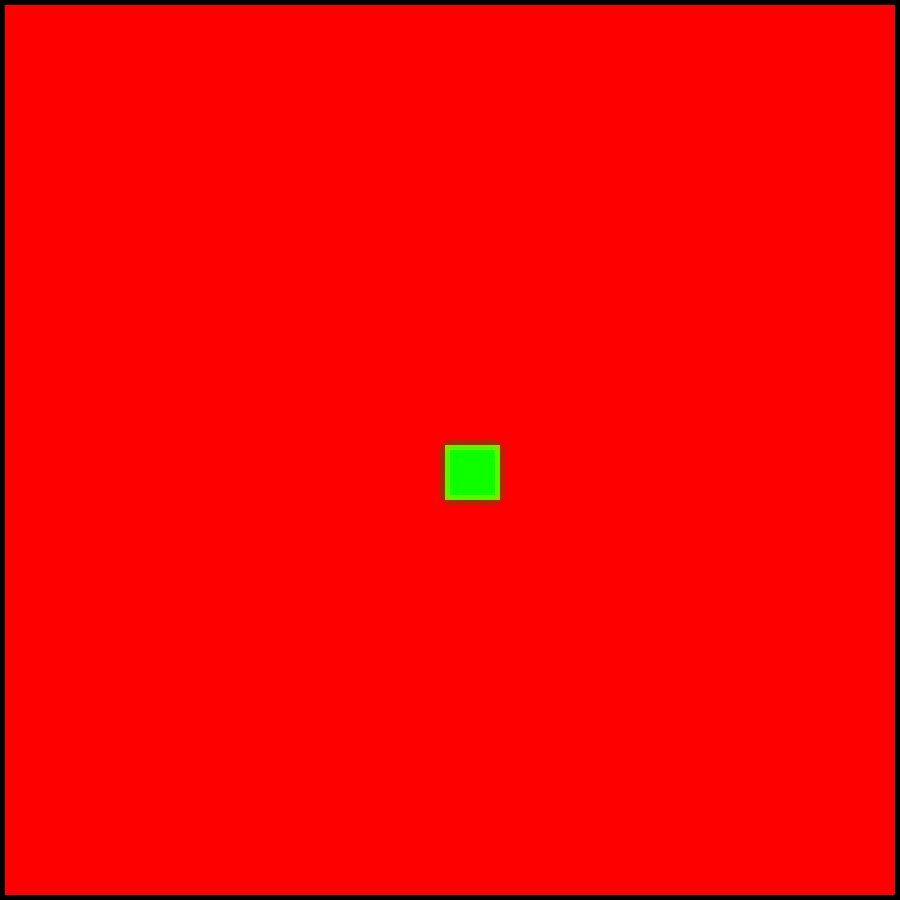
Frame 1 (no input)
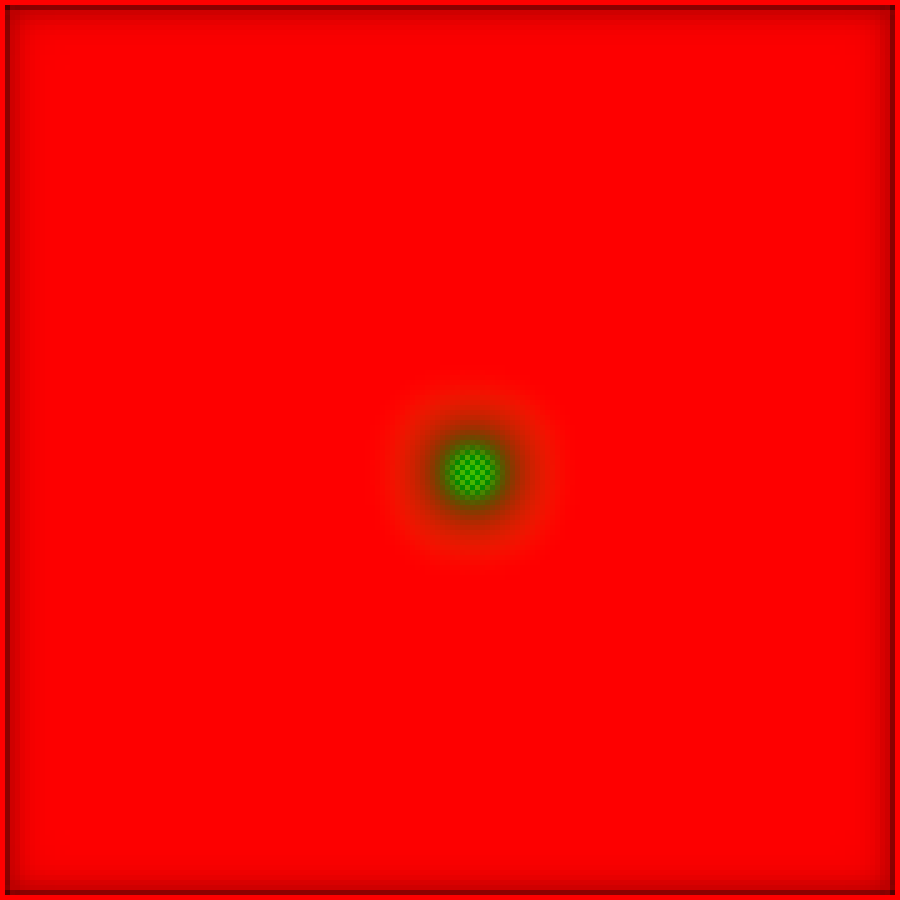
Frame 60 (the mouse pressed at the canvas centre just before this capture)
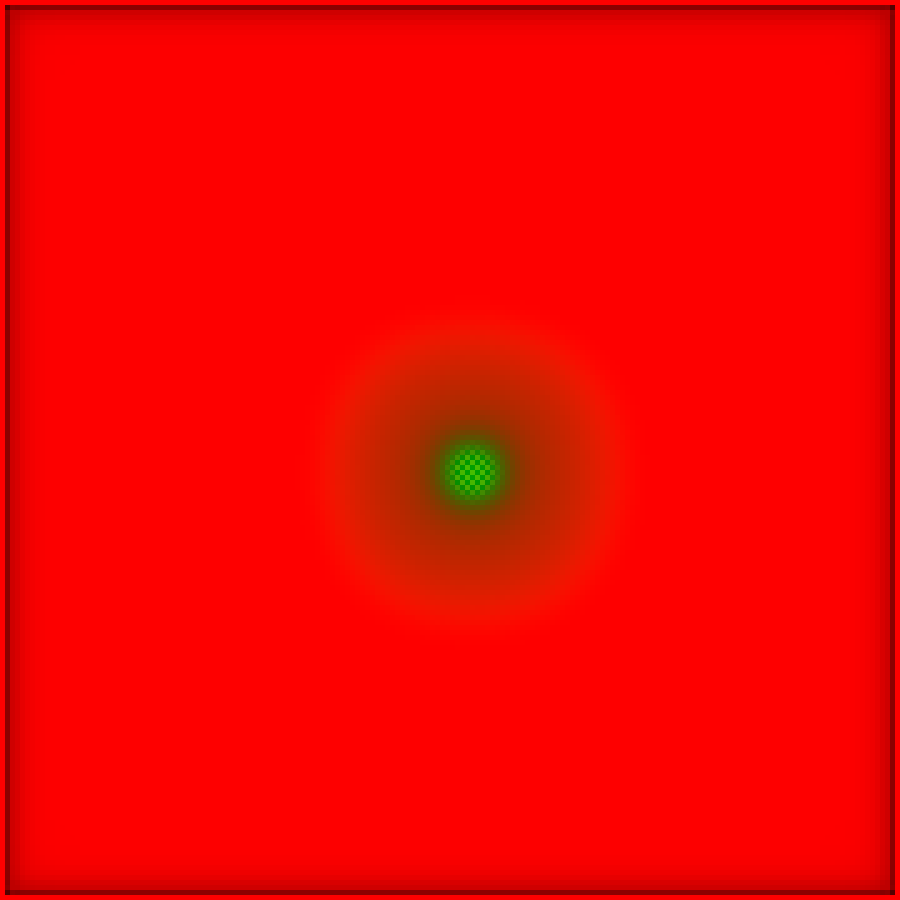
Frame 120 (the mouse held since frame 60 and released just before this capture)

The Processing sketch that drew these frames (run headless with seeded random() and noise(); from frame 60 on, the mouse is pressed at the canvas centre):

// Processing sketch: gray_scott_2D_Grid
// ── gray_scott_2D_Grid.pde

// Size of cells
int cellSize = 5;
int cols = 0;
int rows = 0;

// How likely for a cell to be alive at start (in percentage)
float probabilityOfAliveAtStart = 50;

// Colors for active/inactive cells
color colorA = color(0,255,0); //prey - green
color colorB = color(255,0,0); //predator - red
color colorBase = color(0);


void setup() {
  size (900, 900);
  cols = width/cellSize;
  rows = height/cellSize;
  println(cols, rows);
  grid = new Cell[cols][rows];
  next = new Cell[cols][rows];
  temp = new Cell[cols][rows];
  
  // Instantiate arrays 
  for (int i = 0; i < cols; i++) {
    for (int j = 0; j < rows; j++) {
      // Initialize each object
      grid[i][j] = new Cell(i*cellSize, j*cellSize, cellSize, cellSize);
      grid[i][j].a = 1.0;
      
      //grid[i][j].a = random(1);
      //grid[i][j].b = 1.0 - grid[i][j].a;
      
      grid[i][j].update();
      
      next[i][j] = new Cell(i*cellSize, j*cellSize, cellSize, cellSize);
      temp[i][j] = new Cell(i*cellSize, j*cellSize, cellSize, cellSize);
    }
  }
  
  // pour chemical B to chemical A
  for (int i = int(cols/2)-1; i < int(cols/2)+10; i++) {
    for (int j = int(rows/2)-1; j < int(rows/2)+10; j++) {
      grid[i][j].b = 1.0;
      grid[i][j].a = 0.0;
      grid[i][j].update();
    }
  }

  // This stroke will draw the background grid
  stroke(255);
  noSmooth();
  //initCells();
  background(colorBase); // Fill in black in case cells don't cover all the windows
  
  //noLoop();
  for (int i = 0; i < cols; i++) {
    for (int j = 0; j < rows; j++) {
      grid[i][j].display();
    }
  }
}

void draw() {
  RD();
  swap();
  
  for (int i = 0; i < cols; i++) {
    for (int j = 0; j < rows; j++) {
      grid[i][j].update();
      grid[i][j].display();
    }
  }
  
}

// ── Cell_Class.pde
// A Cell object
class Cell {
  // A cell object knows about its location in the grid 
  // as well as its size with the variables x,y,w,h
  float x,y;   // x,y location
  float w,h;   // width and height
  color cellColor = color(0); //cell color
  private float a=0.0, b=0.0;

  // Cell Constructor
  Cell(float tempX, float tempY, float tempW, float tempH, color Color) {
    x = tempX;
    y = tempY;
    w = tempW;
    h = tempH;
    cellColor = Color;
    this.update();
  }
  
  // Cell Constructor
  Cell(float tempX, float tempY, float tempW, float tempH) {
    x = tempX;
    y = tempY;
    w = tempW;
    h = tempH;
  }
  
  //and determine the color
  void update(){
    //this.cellColor = color(0, int( ((this.a) - (this.b))*255 ), 0);
    this.cellColor = color(int(this.a*255), int(this.b*255), 0);
  }

  void display() {
    // Color calculated using sine wave
    stroke(this.cellColor);
    fill(this.cellColor);
    rect(x,y,w,h); 
  }
  
  void display(color Color) {
    // Color calculated using sine wave
    fill(Color);
    rect(x,y,w,h); 
  }
}

// ── RD_Class.pde
/*
* Reaction Diffusion Data
*/

float dA = 1.0;
float dB = 0.5;
//float feed = 0.055;
//float k = 0.062;
float feed = 0.0545;
float k = 0.062;
// f=.0545, k=.062

// Array of cells
Cell[][] grid;

// Buffer to record the state of the cells and use this while changing the others in the interations
Cell[][] next;
Cell[][] temp;

// Reaction Diffusion - update a, b values
void RD(){
  for (int i = 1; i < cols-1; i++) {
    for (int j = 1; j < rows-1; j++) {
      float a = grid[i][j].a;
      float b = grid[i][j].b;
      
      next[i][j].a =  a + 
                      (dA * laplaceA(i, j)) - 
                      (a*b*b) +
                      (feed*(1.0-a));
      next[i][j].b =  b + 
                      (dB * laplaceB(i, j)) - 
                      (a*b*b) +
                      ((k+feed)*b);
                 
      //next[i][j].a = a*0.95;
      //next[i][j].b = b*1.01;
      
      next[i][j].a = constrain(next[i][j].a, 0.0, 1.0);
      next[i][j].b = constrain(next[i][j].b, 0.0, 1.0);
    }
  }
  
}

void swap(){
  //temp = grid;
  for (int i = 0; i < cols; i++) {
    for (int j = 0; j < rows; j++) {
      temp[i][j].a = grid[i][j].a;
      temp[i][j].b = grid[i][j].b;
    }
  }
  
  //grid = next;
  for (int i = 0; i < cols; i++) {
    for (int j = 0; j < rows; j++) {
      grid[i][j].a = next[i][j].a;
      grid[i][j].b = next[i][j].b;
    }
  }
  
  //next = temp;
  for (int i = 0; i < cols; i++) {
    for (int j = 0; j < rows; j++) {
      next[i][j].a = temp[i][j].a;
      next[i][j].b = temp[i][j].b;
    }
  }
}

float laplaceA(int x, int y){
  float sum = 0.0;
  sum += grid[x][y].a * -1;
  sum += grid[x-1][y].a * 0.2;
  sum += grid[x+1][y].a * 0.2;
  sum += grid[x][y+1].a * 0.2;
  sum += grid[x][y-1].a * 0.2;
  sum += grid[x-1][y-1].a * 0.05;
  sum += grid[x-1][y+1].a * 0.05;
  sum += grid[x+1][y-1].a * 0.05;
  sum += grid[x+1][y+1].a * 0.05;
  return sum;
}

float laplaceB(int x, int y){
  float sum = 0.0;
  sum += grid[x][y].b * -1;
  sum += grid[x-1][y].b * 0.2;
  sum += grid[x+1][y].b * 0.2;
  sum += grid[x][y+1].b * 0.2;
  sum += grid[x][y-1].b * 0.2;
  sum += grid[x-1][y-1].b * 0.05;
  sum += grid[x-1][y+1].b * 0.05;
  sum += grid[x+1][y-1].b * 0.05;
  sum += grid[x+1][y+1].b * 0.05;
  return sum;
}
